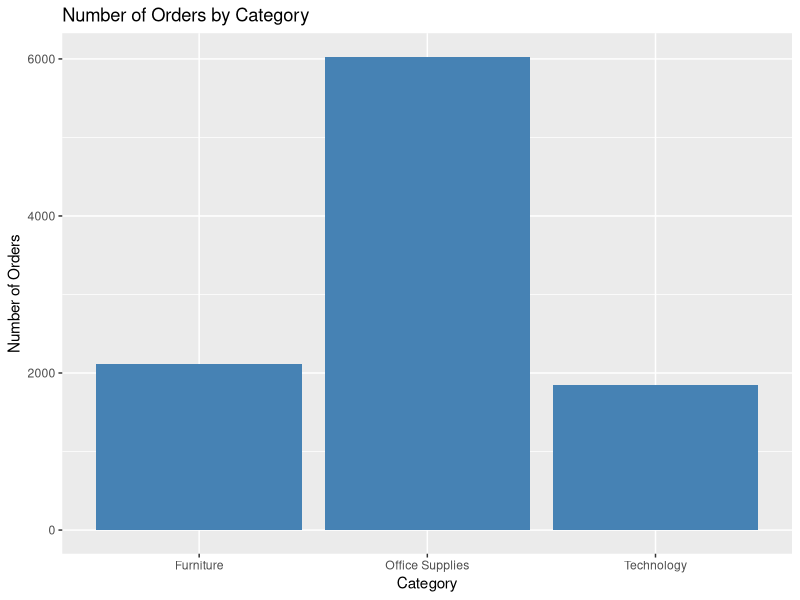
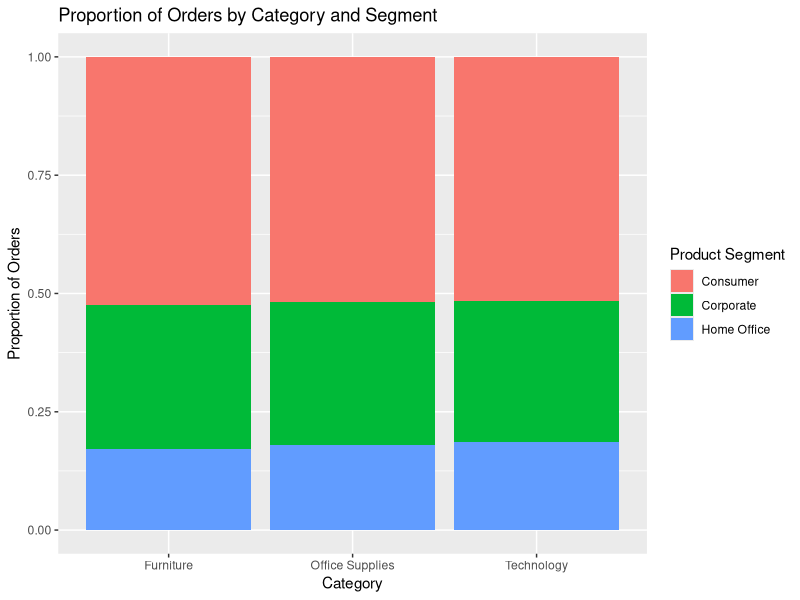
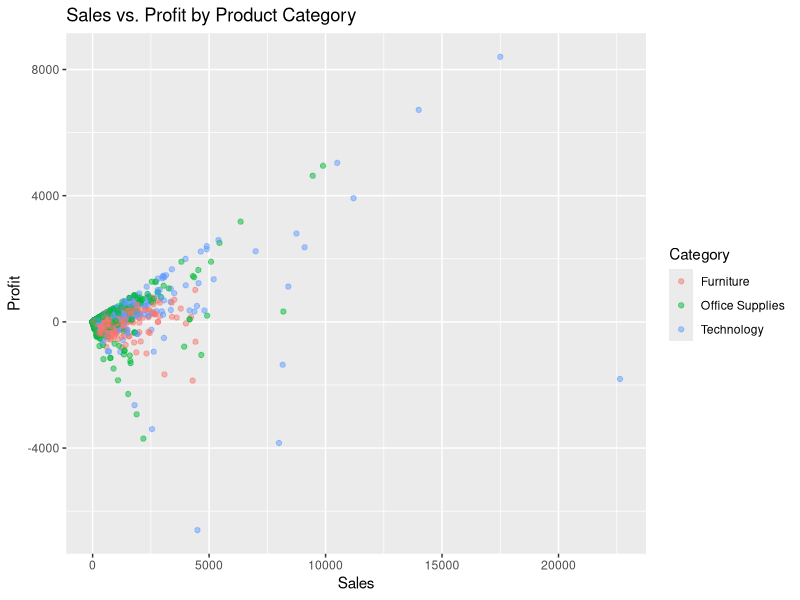
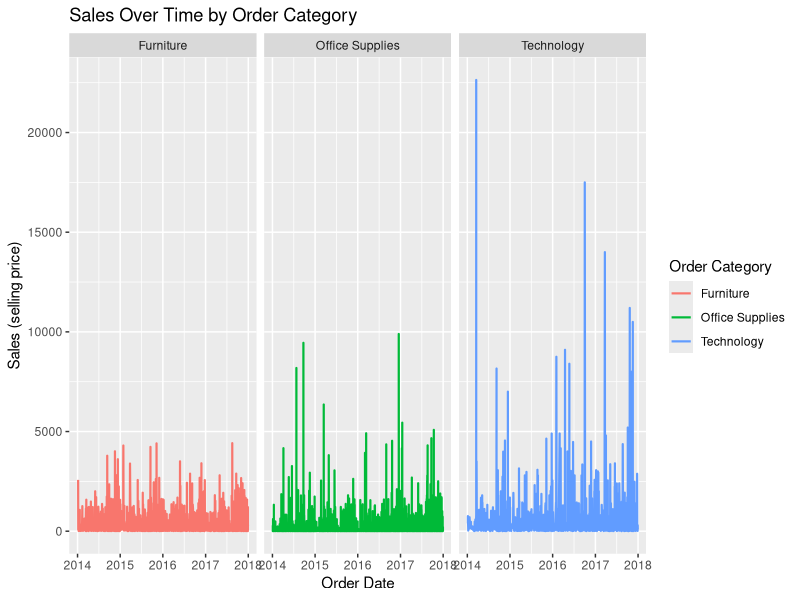
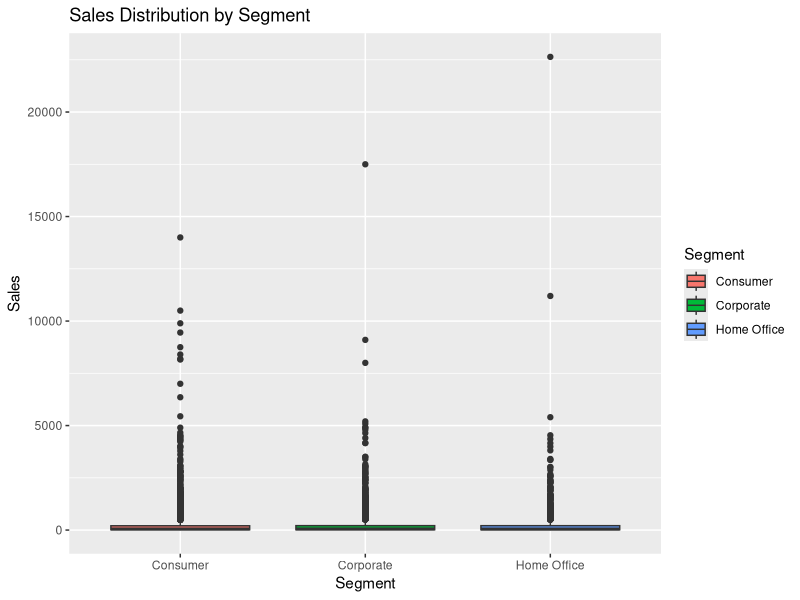
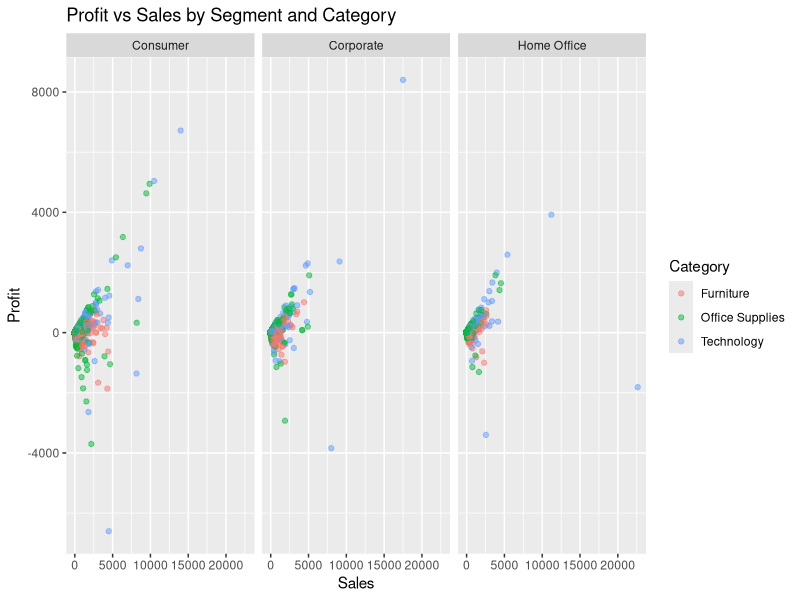
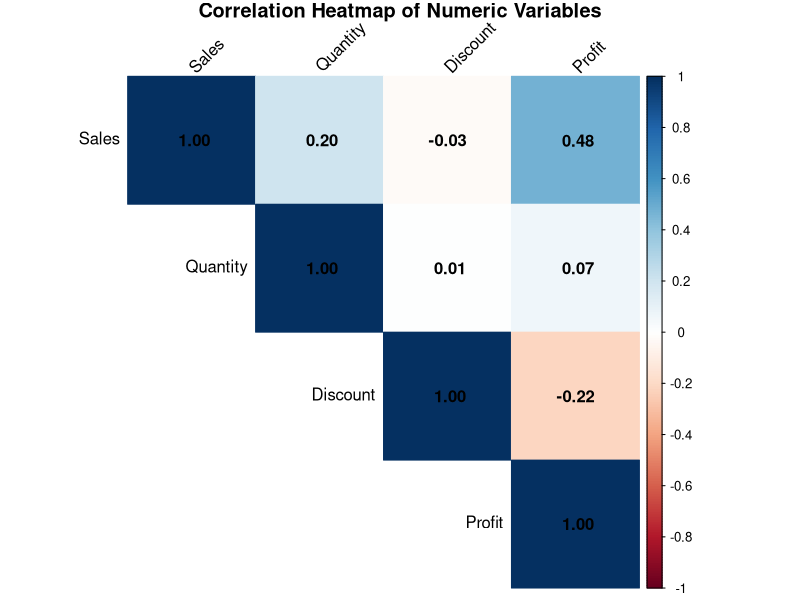

R code for these plots, in order:
## ---- chunk 1
#| warning: FALSE
library(tidyverse)
library(dplyr)
library(ggplot2)
library(readxl)

superstore_data <- read_excel("US Superstore data.xls", sheet = "Orders")
superstore_data
## ---- chunk 2
table(superstore_data$Category)
## ---- chunk 3
table(superstore_data$Category, superstore_data$Segment)
## ---- chunk 4
# Mean and Median Sales across different categories
superstore_data %>%
  group_by(Category) %>%
  summarize(
    #Sales Summaries
    Mean_Sales = mean(Sales, na.rm = TRUE),
    Median_Sales = median(Sales, na.rm = TRUE),
    SD_Sales = sd(Sales, na.rm = TRUE),
    
    #Profit Summaries
    Mean_Profit = mean(Profit, na.rm = TRUE),
    Median_Profit = median(Profit, na.rm = TRUE),
    SD_Profit = sd(Profit, na.rm = TRUE)
  )
## ---- chunk 5
library(corrplot)
# bar plot to visualize the one-way contigency table. This gives us a graphical representation showing that Office Supplies is the most common product group in which orders are put. 
# Bar Chart (Univariate Categorical)
ggplot(superstore_data, aes(x = Category)) +
  geom_bar(fill = "steelblue") +
  labs(title = "Number of Orders by Category", 
       x = "Category",
       y = "Number of Orders") 

# visual representation of the two-way contigency table. This plot gives multivariate information regarding `Category` and `Segment`. 
# Side-by-side Bar Chart (Multivariate Categorical)
ggplot(superstore_data, aes(x = Category, fill = Segment)) +
  geom_bar(position = "fill") +
  labs(title = "Proportion of Orders by Category and Segment", x = "Category", 
       y = "Proportion of Orders", 
       fill = "Product Segment")

# A visual graph to nummerical summaries visualizing the Profit, colored by Category.This helps identify outliers and visualize profit margins. This scatter plot shows the selling price of products and the profit gained from them. Because of the extreme outliers, the plot "zooms out" forming a dense cluster near the origin. 
# Scatter Plot (Multivariate - Numeric and Categorical)
ggplot(superstore_data, aes(x = Sales, y = Profit, color = Category)) +
  geom_point(alpha = 0.5) +
  labs(title = "Sales vs. Profit by Product Category",
       x = "Sales",
       y = "Profit")

# See how sale price of categories has changed between 2014- 2018. It helps us look for seasonlity, cyclical spending habits, or long-term pricing trends. By looking at the line plot below, we cannot see any significant trend in prices rising or falling over these years. Dense clustering shows persistent transaction volumes without an obvious upward or downward trend in base prices. 
# Line Plot with Faceting (Time Series by Category)
ggplot(superstore_data, aes(x = `Order Date`, y = Sales, color = Category)) +
  geom_line(linewidth = 0.75) +
  facet_wrap(~ Category) +
  labs(title = "Sales Over Time by Order Category",
       x = "Order Date",
       y = "Sales (selling price)",
       color = "Order Category")

# Box plots are perfect for visualizing the distribution, median, and 
# spread of order sizes across our different customer Segments. It highlights the typical 
# transaction value while clearly isolating outlier purchases
# Box Plot (Multivariate - Numeric across Categorical)
ggplot(superstore_data, aes(x = Segment, y = Sales, fill = Segment)) +
  geom_boxplot() +
  labs(title = "Sales Distribution by Segment", x = "Segment", y = "Sales")


#This plot provides a deep-dive, multi-dimensional view of our data. 
# By plotting Profit vs. Sales, coloring by Category, and faceting by Segment, we can isolate highly specific business trends. For example, it allows us to investigate if Consumer Furniture sales are inherently less profitable than Corporate Furniture sales.
# Scatter Plot with Faceting (Multivariate, colored, and faceted)
ggplot(superstore_data, aes(x = Sales, y = Profit, color = Category)) +
  geom_point(alpha = 0.5) +
  facet_wrap(~ Segment) +
  labs(title = "Profit vs Sales by Segment and Category", x = "Sales", y = "Profit")

# A correlation heatmap instantly quantifies the mathematical relationships between all our key numeric metrics. This is incredibly powerful for pricing strategy. 
# it visually confirms the strength of the negative correlation between 'Discount' and 'Profit', showing exactly how much discounting eats into our bottom line.
# Heatmap (Plot type not typically covered in standard intro)
# Correlation matrix of numeric variables
numeric_vars <- superstore_data %>% select(Sales, Quantity, Discount, Profit) %>% na.omit()
corr_matrix <- cor(numeric_vars)

corrplot(corr_matrix, method = "color", type = "upper", 
         addCoef.col = "black", tl.col = "black", tl.srt = 45,
         title = "Correlation Heatmap of Numeric Variables", 
         mar = c(0,0,1,0))
